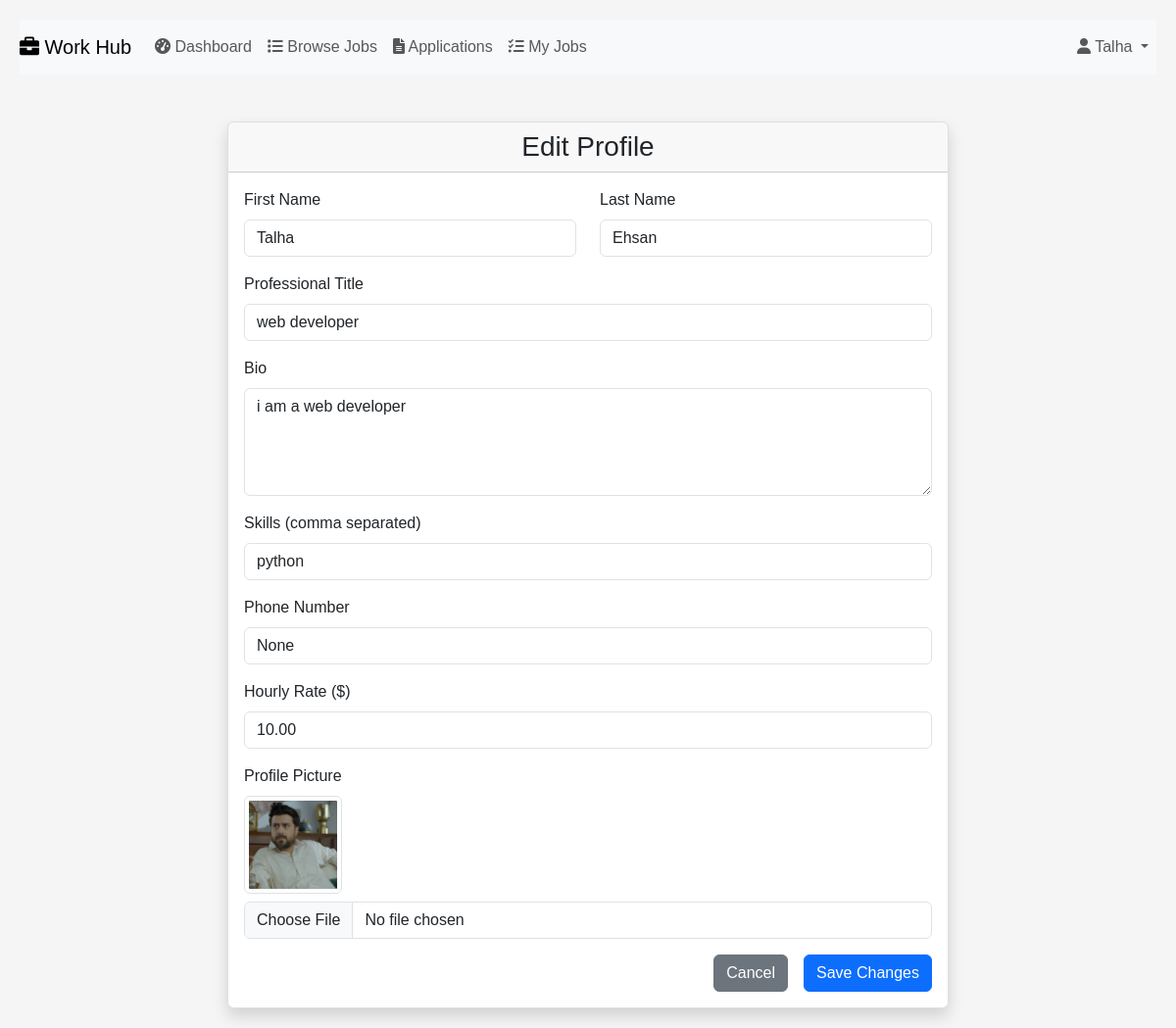
Before: /edit-profile/ (signed in) with the older database file.
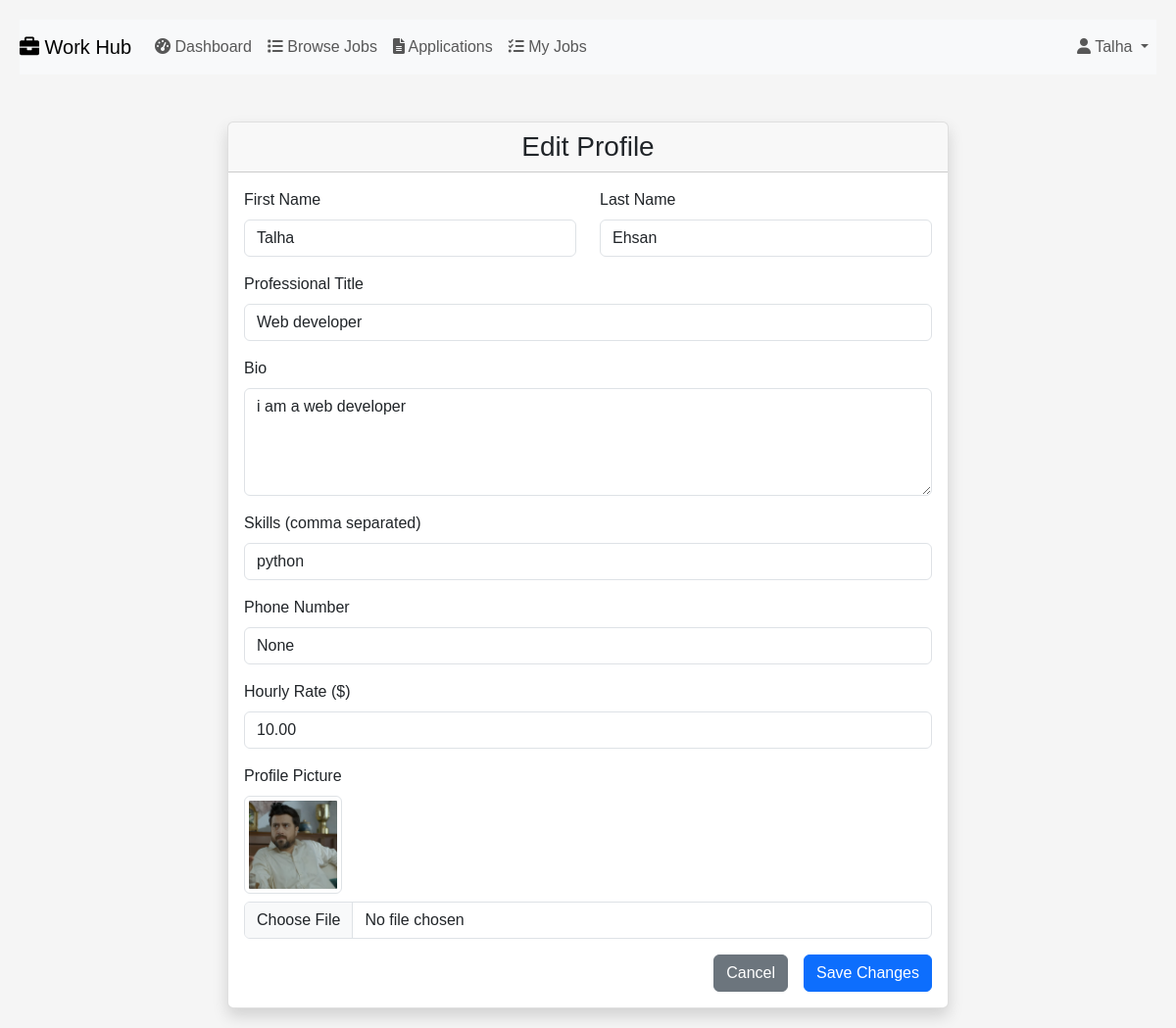
After: the same page with the newer database file.
### accounts/models.py (models this page shows, shortened)
class FreelancerProfile(models.Model):
    profile = models.OneToOneField(Profile, on_delete=models.CASCADE)
    first_name = models.CharField(max_length=100, default='Unknown')
    last_name = models.CharField(max_length=100, default='User')
    title = models.CharField(max_length=100)
    bio = models.TextField()
    skills = models.CharField(max_length=250)
    phone_number = models.CharField(max_length=20, blank=True, null=True)
    hourly_rate = models.DecimalField(max_digits=6, decimal_places=2, null=True, blank=True)
    profile_picture = models.ImageField(upload_to="profile_pics/", blank=True, null=True)

### accounts/views.py (the view, shortened to what this page needs)
# urls.py: path("edit-profile/", views.edit_profile, name="edit_profile"),
@login_required
def edit_profile(request):
    profile = Profile.objects.filter(user=request.user).first()
    if not profile:
        return redirect("register")
    context = {"profile": profile}
    if profile.role == "freelancer":
        freelancer_profile = FreelancerProfile.objects.filter(profile=profile).first()
        if not freelancer_profile:
            return redirect("setup_profile")
        context["freelancer_profile"] = freelancer_profile
    elif profile.role == "client":
        client_profile = ClientProfile.objects.filter(profile=profile).first()
        if not client_profile:
            return redirect("setup_profile")
        context["client_profile"] = client_profile
    return render(request, "accounts/edit_profile.html", context)

### accounts/templates/accounts/edit_profile.html (shortened to what this page needs)
{% extends "accounts/layout1.html" %}
{% block body %}
<div class="container mt-5">
  <div class="row justify-content-center">
    <div class="col-md-8">
      <div class="card shadow">
        <div class="card-header">
          <h3 class="text-center mb-0">Edit Profile</h3>
        </div>
        <div class="card-body">
          <form method="post" enctype="multipart/form-data">
            {% if profile.role == 'freelancer' %}
              <div class="row">
                <div class="col-md-6">
                  <div class="mb-3">
                    <label for="first_name" class="form-label">First Name</label>
                    <input type="text" class="form-control" id="first_name" name="first_name"
                           value="{{ freelancer_profile.first_name }}" required>
                  </div>
                </div>
                <div class="col-md-6">
                  <div class="mb-3">
                    <label for="last_name" class="form-label">Last Name</label>
                    <input type="text" class="form-control" id="last_name" name="last_name"
                           value="{{ freelancer_profile.last_name }}" required>
                  </div>
                </div>
              </div>
              <div class="mb-3">
                <label for="title" class="form-label">Professional Title</label>
                <input type="text" class="form-control" id="title" name="title"
                       value="{{ freelancer_profile.title }}" required>
              </div>
              <div class="mb-3">
                <label for="bio" class="form-label">Bio</label>
                <textarea class="form-control" id="bio" name="bio" rows="4" required>{{ freelancer_profile.bio }}</textarea>
              </div>
              <div class="mb-3">
                <label for="skills" class="form-label">Skills (comma separated)</label>
                <input type="text" class="form-control" id="skills" name="skills"
                       value="{{ freelancer_profile.skills }}" required>
              </div>
              <div class="mb-3">
                <label for="phone_number" class="form-label">Phone Number</label>
                <input type="tel" class="form-control" id="phone_number" name="phone_number"
                       value="{{ freelancer_profile.phone_number }}">
              </div>
              <div class="mb-3">
                <label for="hourly_rate" class="form-label">Hourly Rate ($)</label>
                <input type="number" class="form-control" id="hourly_rate" name="hourly_rate"
                       value="{{ freelancer_profile.hourly_rate }}" step="0.01" required>
              </div>
              <div class="mb-3">
                <label for="profile_picture" class="form-label">Profile Picture</label>
                {% if freelancer_profile.profile_picture %}
                  <div class="mb-2">
                    <img src="{{ freelancer_profile.profile_picture.url }}" alt="Current Profile"
                         class="img-thumbnail" style="width: 100px; height: 100px; object-fit: cover;">
                  </div>
                {% endif %}
                <input type="file" class="form-control" id="profile_picture" name="profile_picture" accept="image/*">
              </div>
            {% endif %}
            <div class="d-grid gap-2 d-md-flex justify-content-md-end">
              <a href="{% url 'dashboard' %}" class="btn btn-secondary me-md-2">Cancel</a>
              <button type="submit" class="btn btn-primary">Save Changes</button>
            </div>
          </form>
        </div>
      </div>
    </div>
  </div>
</div>
{% endblock %}

Changed rows visible on the page:
changed FreelancerProfile "Talha": title "web developer" → "Web developer"
